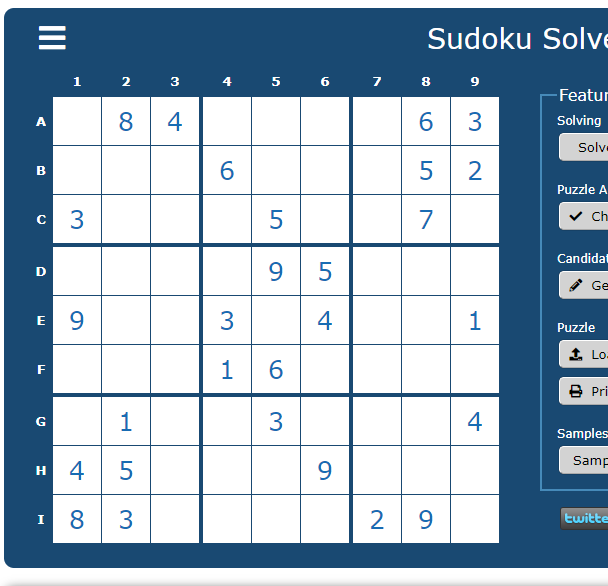
#> input picture test_images/easyBoard.png, 608 x 586 px
$ python -i static.py   (imports and definitions only)
#> lines starting #> are read from the running program, lines starting #| are printed output that depends on the picture; after the words box and inside, x2 and y2 are one past the last pixel; in counts of white or black regions, pixels touching at a corner belong together
#> further down, picture is the input picture: shape (586, 608, 3); mean B, G, R 197.6, 181.1, 161.8
import cv2
import numpy as np
from detect import *
from solver import *

def prepImage(image):
    # Convert image to gray
    imageGray = cv2.cvtColor(image, cv2.COLOR_BGR2GRAY)
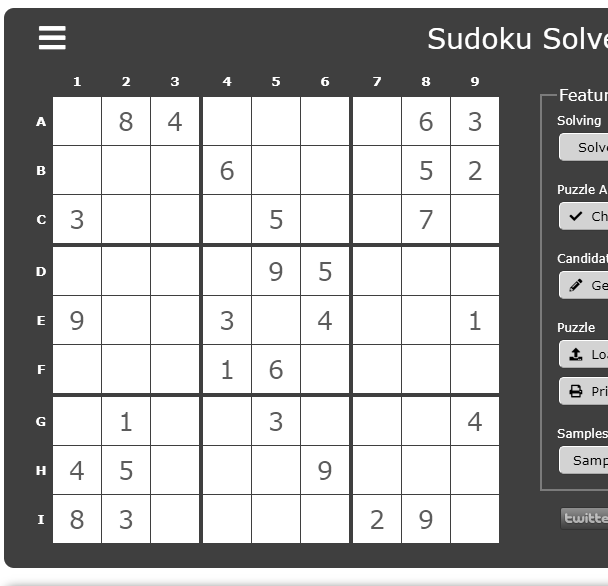
#> imageGray: shape (586, 608); min 0, max 255, mean 177.1
    # Apply blur for edges
    imageBlur = cv2.GaussianBlur(imageGray, (5, 5), 1)
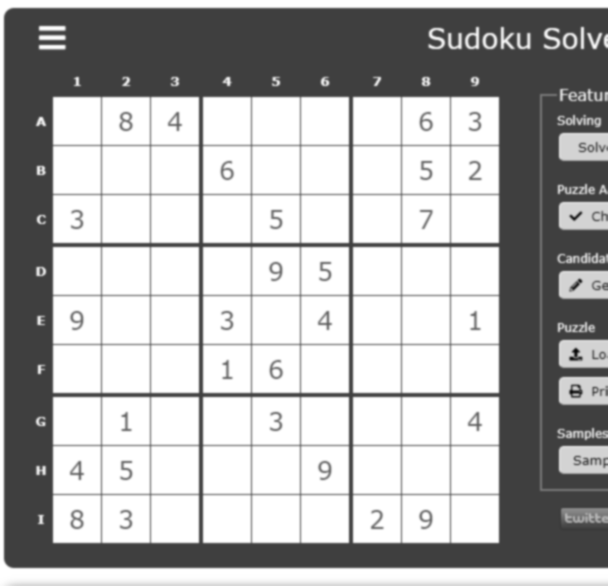
#> imageBlur: shape (586, 608); min 9, max 255, mean 177.1
    # Edge detection
    imageCanny = cv2.Canny(imageBlur, 50, 50)
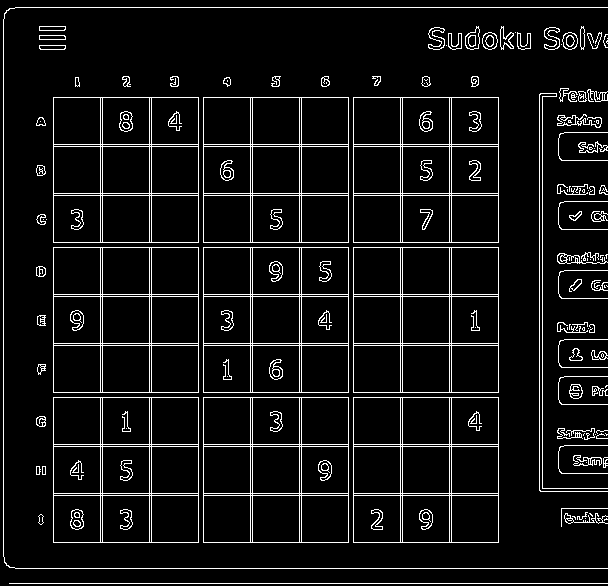
#> imageCanny: shape (586, 608); 7.3% white in thin lines or dots
    # Dilate the image
    kernel = np.ones((5, 5))
    imageDil = cv2.dilate(imageCanny, kernel, iterations=1)
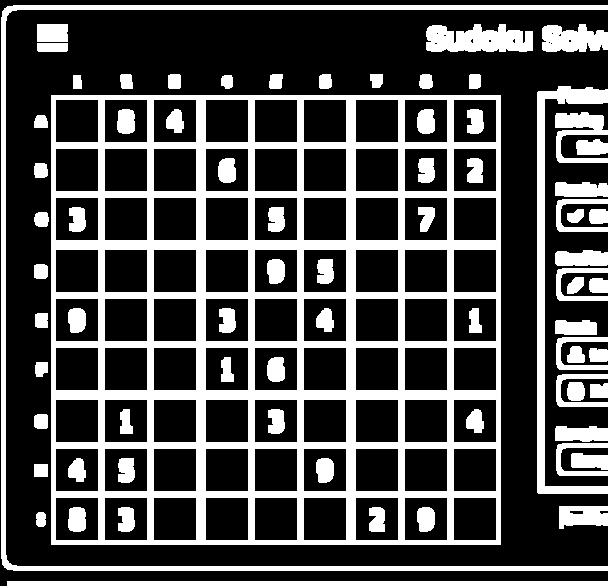
#> imageDil: shape (586, 608); 29.4% white; 75 white regions, largest, box (x1, y1, x2, y2) and area: (51, 95, 501, 545) 59616, (1, 5, 608, 571) 8846, (537, 86, 608, 494) 4619
    # Remove noise
    closing = cv2.morphologyEx(imageCanny, cv2.MORPH_CLOSE, kernel)
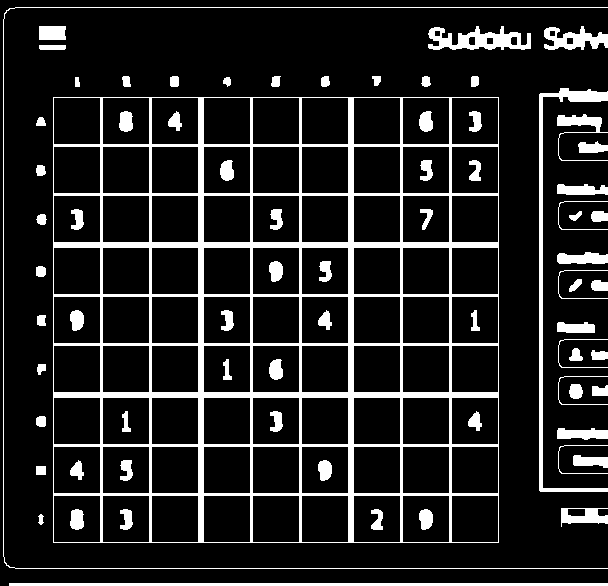
#> closing: shape (586, 608); 13.5% white; 75 white regions, largest, box (x1, y1, x2, y2) and area: (53, 97, 499, 543) 27520, (539, 88, 608, 492) 2443, (9, 583, 608, 586) 1797
    # return final image
    return closing

# [56 lines left out: function staticImage, not called in this run]

>>> import cv2
>>> picture = cv2.imread('test_images/easyBoard.png')
>>> result = prepImage(picture)

$ run again, on test_images/rects.png
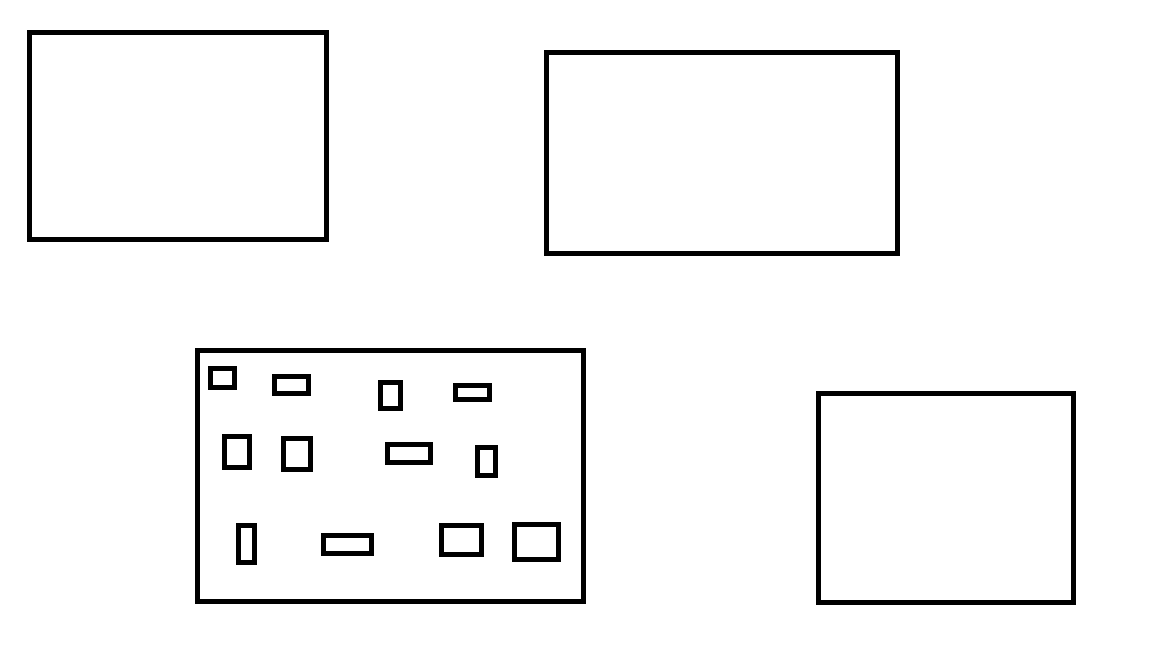
#> input picture test_images/rects.png, 1152 x 648 px
#> picture is the input picture: shape (648, 1152, 3); 96.2% white; 16 black regions, largest, box (x1, y1, x2, y2) and area: (195, 348, 586, 604) 6370, (544, 50, 900, 256) 5520, (27, 30, 329, 242) 5040
#> imageCanny: shape (648, 1152); 1.5% white in thin lines or dots, all inside (x1, y1, x2, y2) = (26, 29, 1076, 605)
#> in prepImage, `imageDil = cv2.dilate(imageCanny, kernel, iterations=1)`:
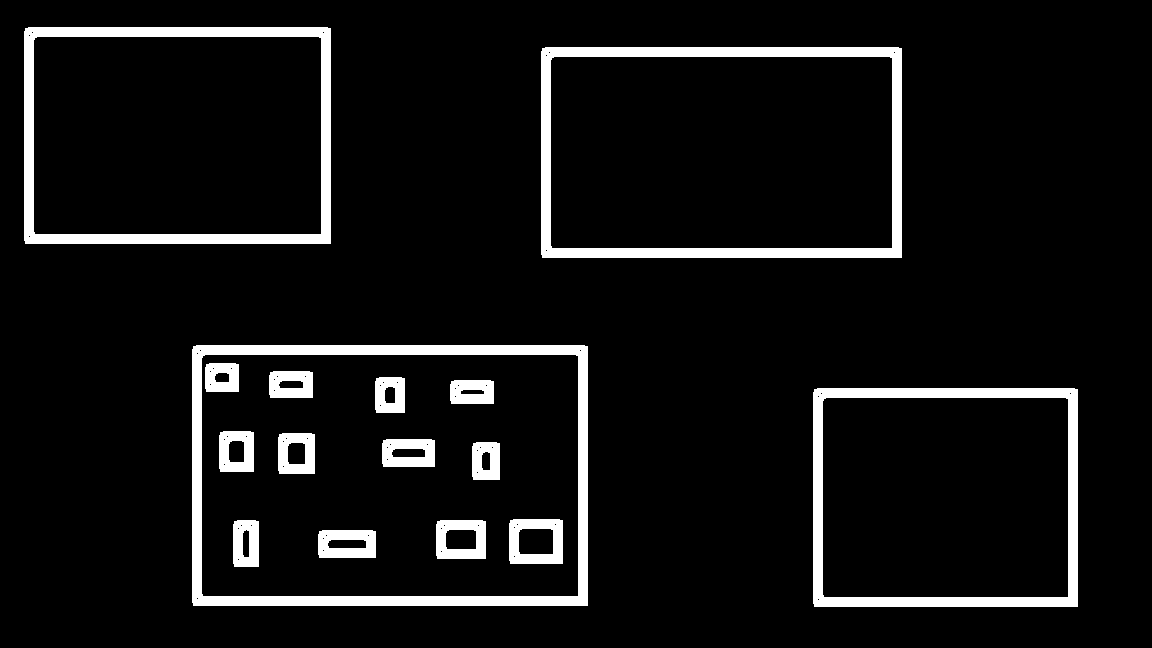
#> imageDil: shape (648, 1152); 7.6% white; 16 white regions, largest, box (x1, y1, x2, y2) and area: (192, 345, 588, 606) 12732, (541, 47, 902, 258) 11032, (24, 27, 331, 244) 10072
#> in prepImage, `closing = cv2.morphologyEx(imageCanny, cv2.MORPH_CLOSE, kernel)`:
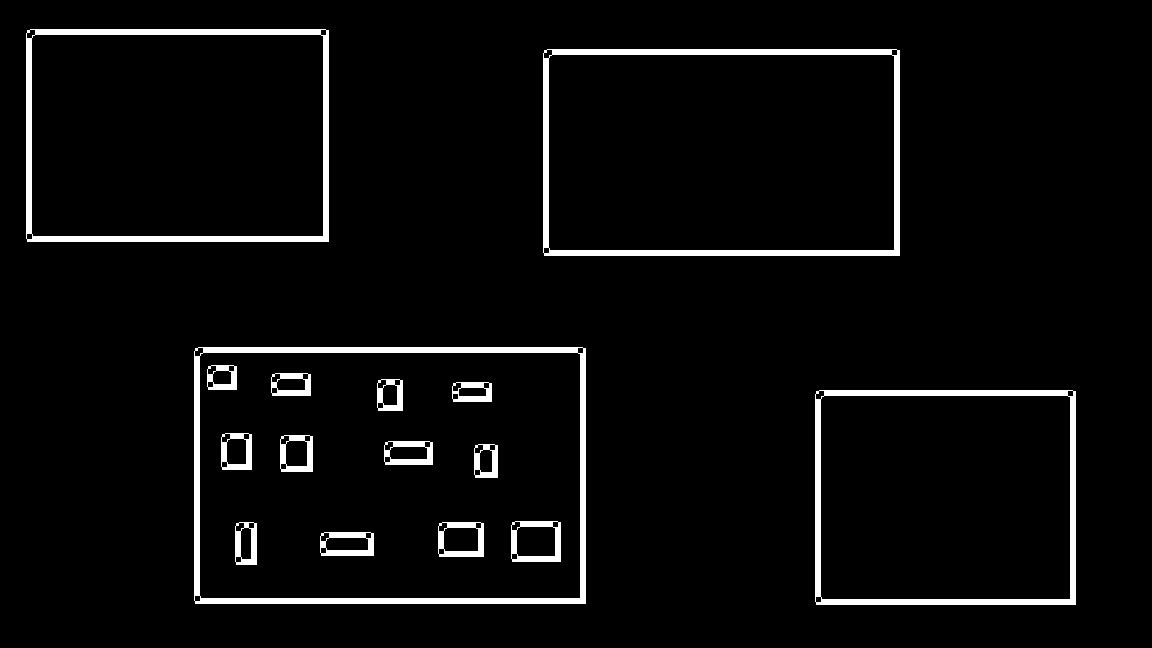
#> closing: shape (648, 1152); 4.3% white; 16 white regions, largest, box (x1, y1, x2, y2) and area: (194, 347, 586, 604) 7544, (543, 49, 900, 256) 6524, (26, 29, 329, 242) 5948

$ run again, on test_images/rectsShapesNums.png
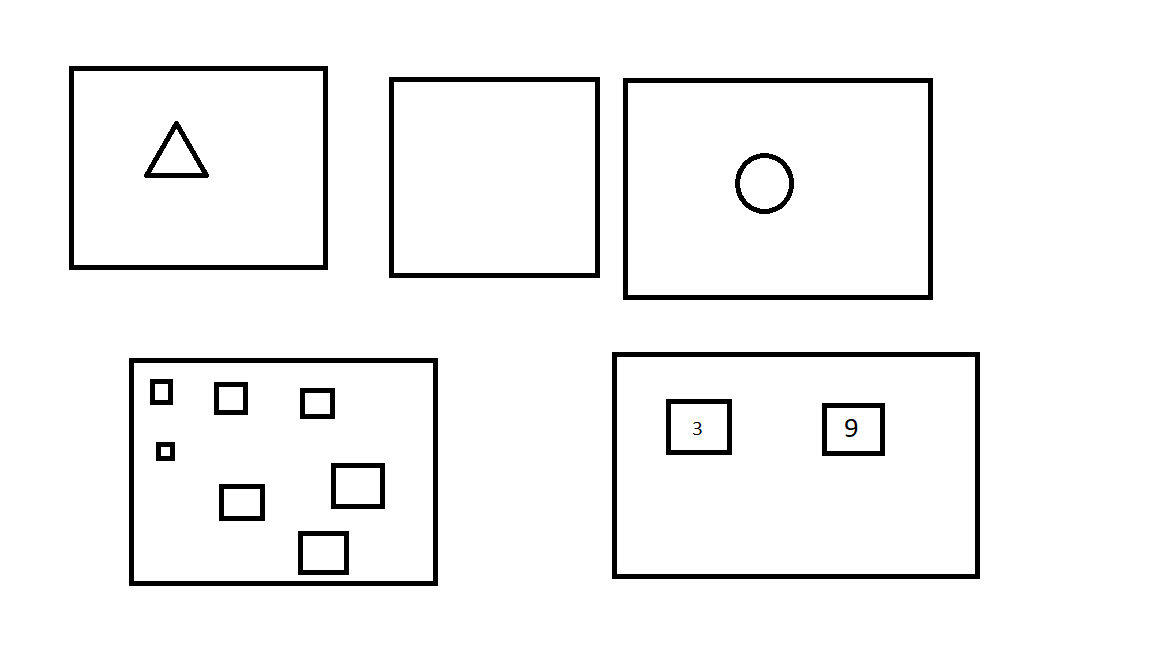
#> input picture test_images/rectsShapesNums.png, 1152 x 648 px
#> picture is the input picture: shape (648, 1152, 3); mean B, G, R 243.6, 243.6, 243.6
#> in prepImage, `imageCanny = cv2.Canny(imageBlur, 50, 50)`:
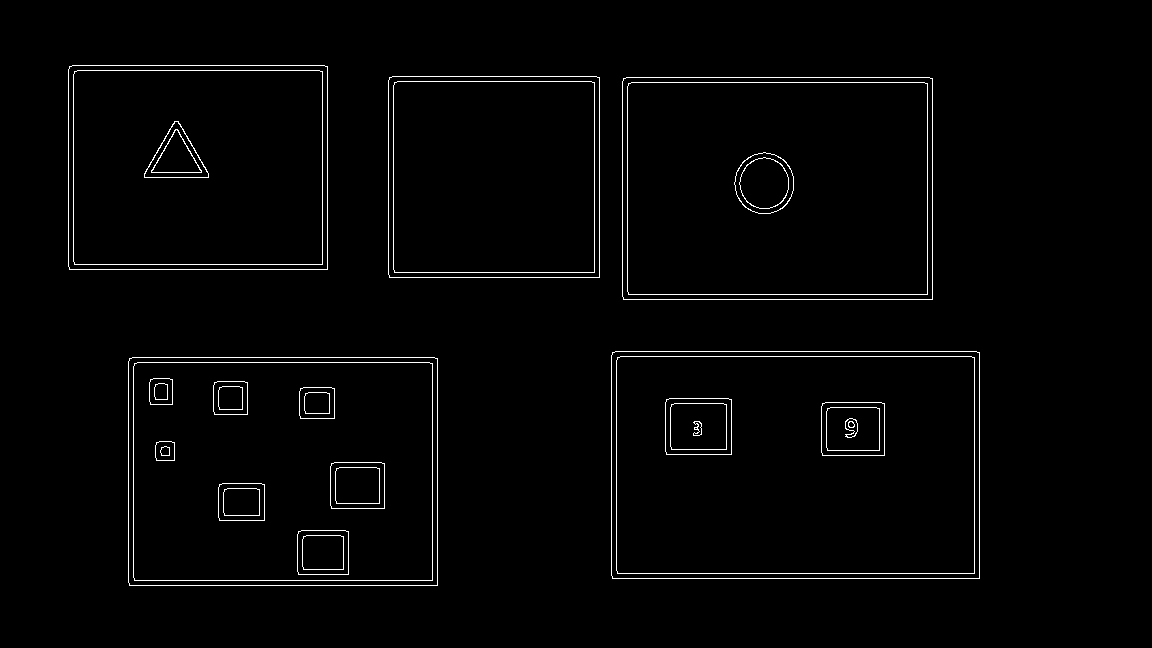
#> imageCanny: shape (648, 1152); 1.8% white in thin lines or dots, all inside (x1, y1, x2, y2) = (68, 65, 980, 586)
#> imageDil: shape (648, 1152); 9% white; 18 white regions, largest, box (x1, y1, x2, y2) and area: (609, 349, 982, 581) 11692, (126, 355, 440, 588) 10532, (620, 75, 935, 302) 10432
#> in prepImage, `closing = cv2.morphologyEx(imageCanny, cv2.MORPH_CLOSE, kernel)`:
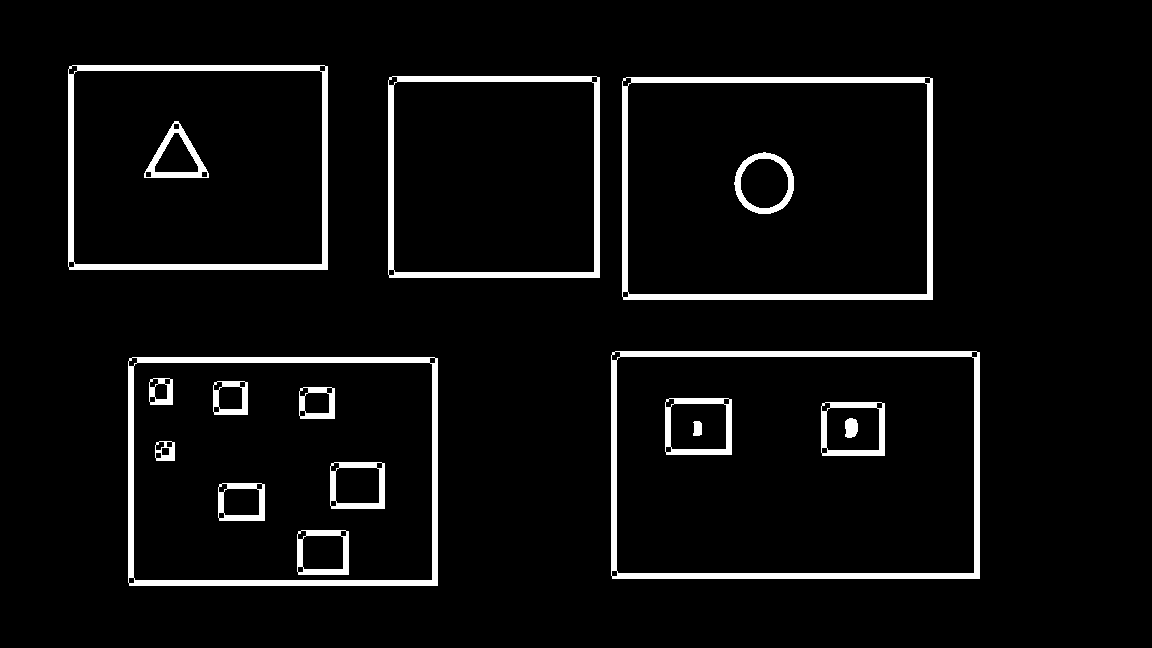
#> closing: shape (648, 1152); 5.2% white; 18 white regions, largest, box (x1, y1, x2, y2) and area: (611, 351, 980, 579) 6920, (128, 357, 438, 586) 6224, (622, 77, 933, 300) 6164

$ run again, on test_images/rectsTricky.png
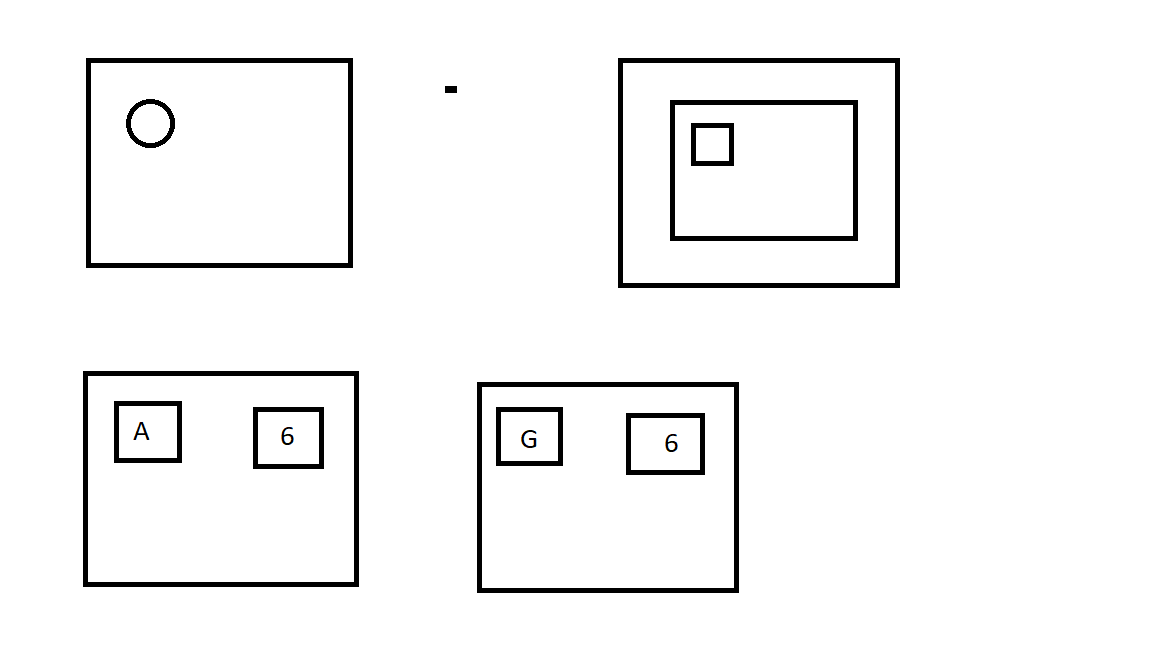
#> input picture test_images/rectsTricky.png, 1152 x 648 px
#> picture is the input picture: shape (648, 1152, 3); mean B, G, R 245, 245, 245
#> in prepImage, `imageCanny = cv2.Canny(imageBlur, 50, 50)`:
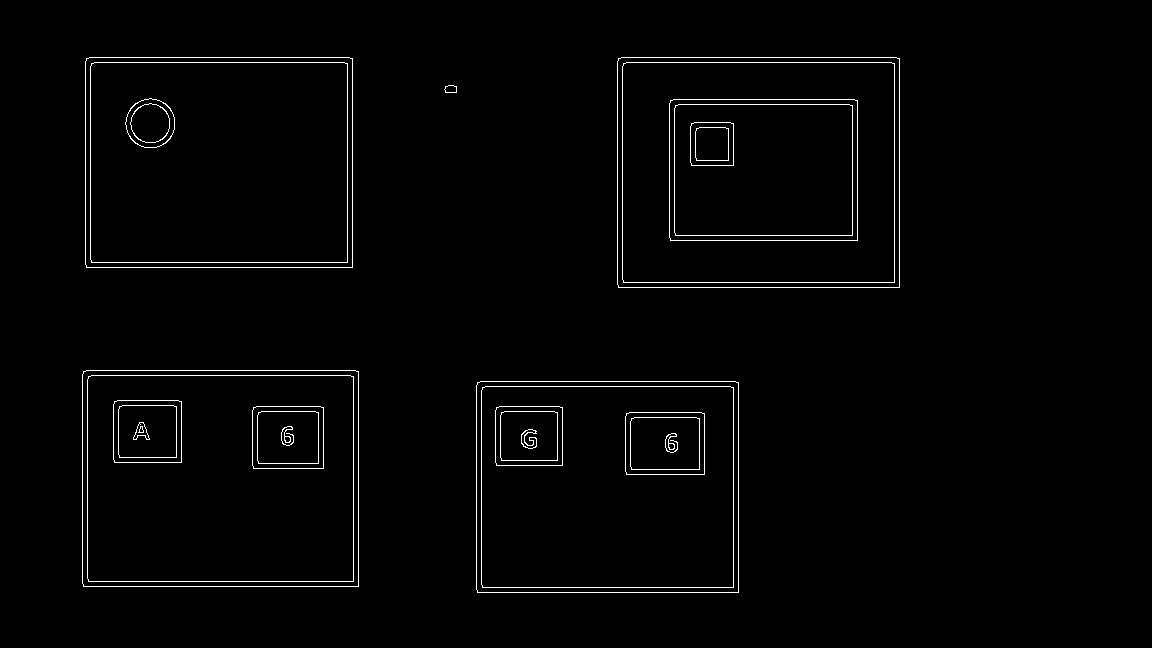
#> imageCanny: shape (648, 1152); 1.6% white in thin lines or dots, all inside (x1, y1, x2, y2) = (82, 57, 900, 593)
#> imageDil: shape (648, 1152); 7.9% white; 16 white regions, largest, box (x1, y1, x2, y2) and area: (615, 55, 902, 290) 10032, (80, 368, 361, 589) 9632, (83, 55, 355, 270) 9332
#> in prepImage, `closing = cv2.morphologyEx(imageCanny, cv2.MORPH_CLOSE, kernel)`:
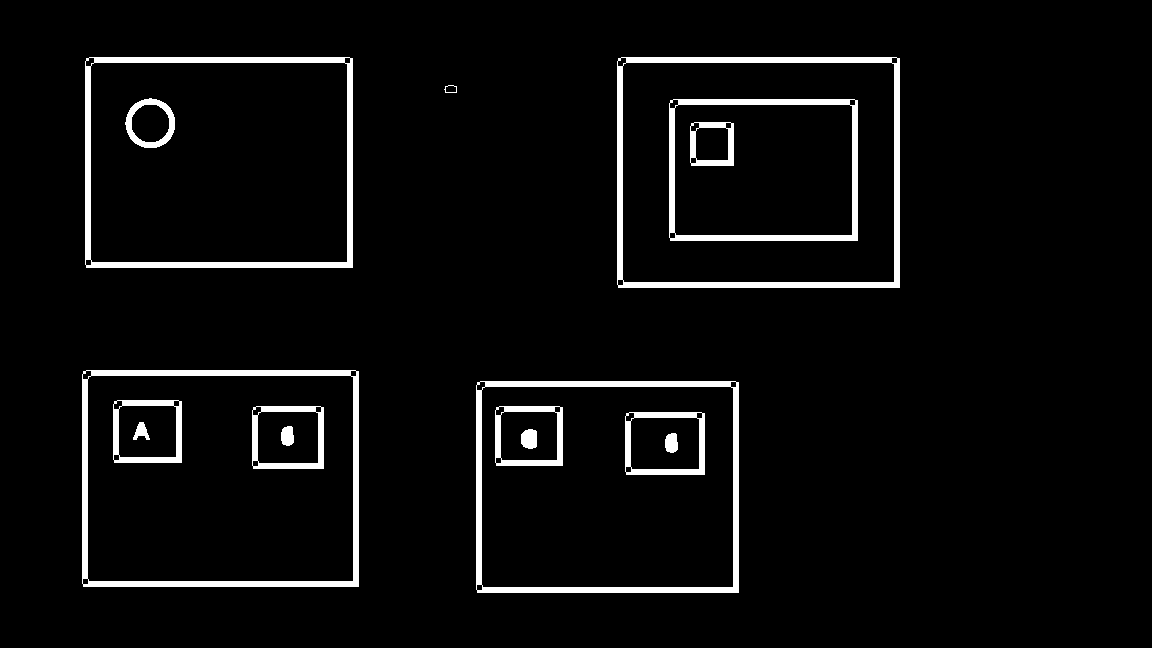
#> closing: shape (648, 1152); 4.6% white; 16 white regions, largest, box (x1, y1, x2, y2) and area: (617, 57, 900, 288) 5924, (82, 370, 359, 587) 5684, (85, 57, 353, 268) 5504
